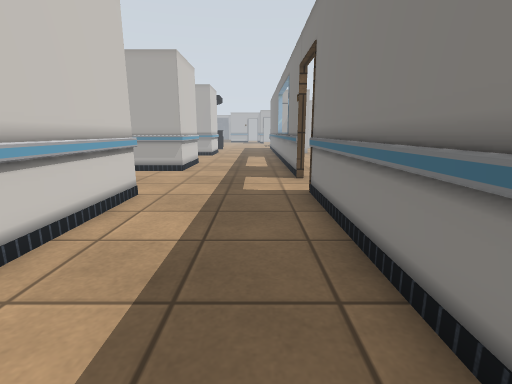
View 1 (above)

22 first-person views from a walk through a Gazebo world. The camera is 1 m above the floor, tilts 12° down and sees 85° across. The floor is counted in squares, 0.5 m on a side. Each view is taken from the middle of a square. On the plan, view 1 faces up. The plan holds only what a view shows up to about 17 squares ahead; the rest is blank. The place goes on beyond the plan. Some surface patterns are stand-ins.

View 2
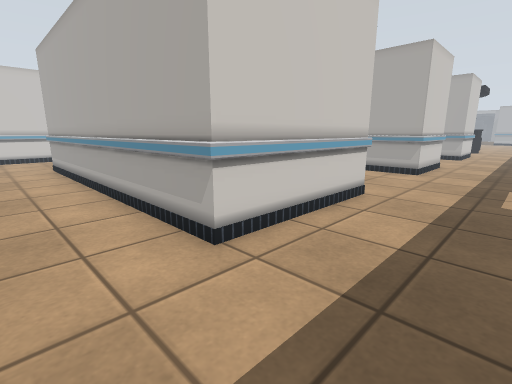

View 3
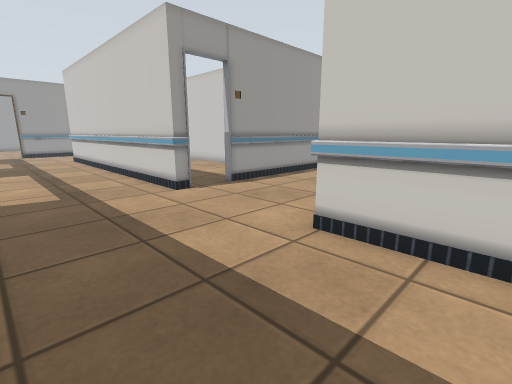

View 4
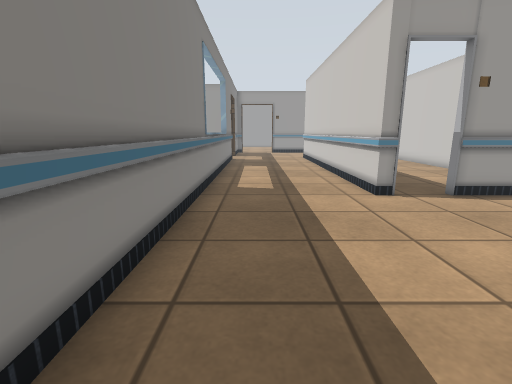

View 5
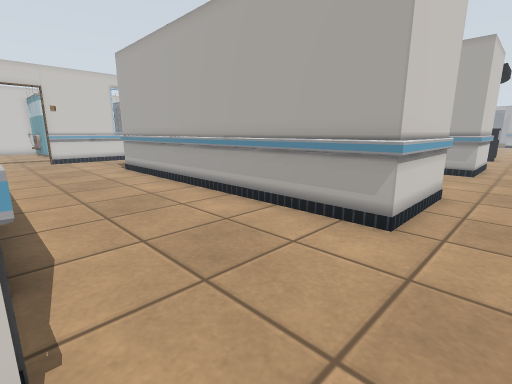

View 6
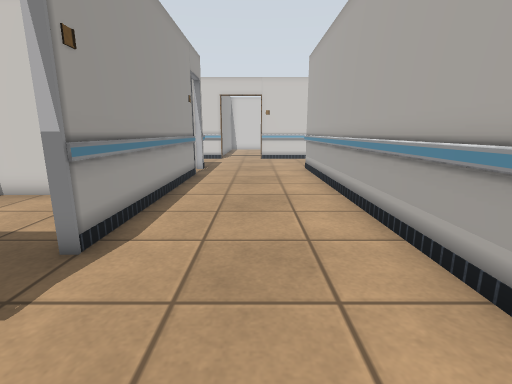

View 7
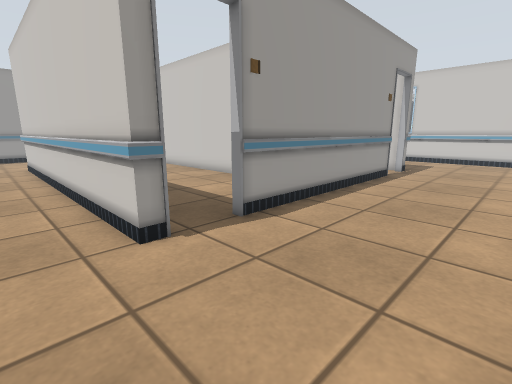

View 8
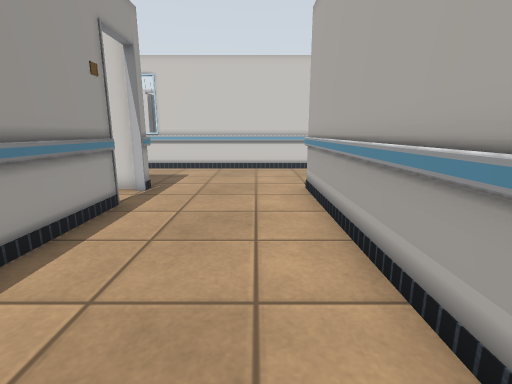

View 9
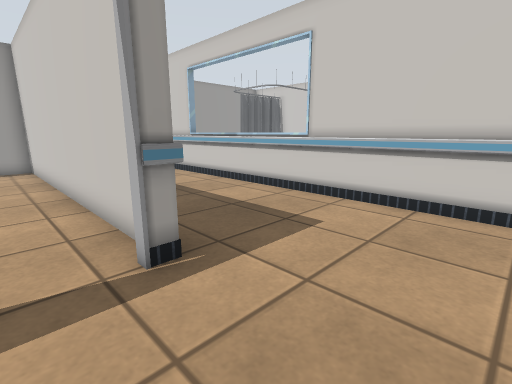

View 10
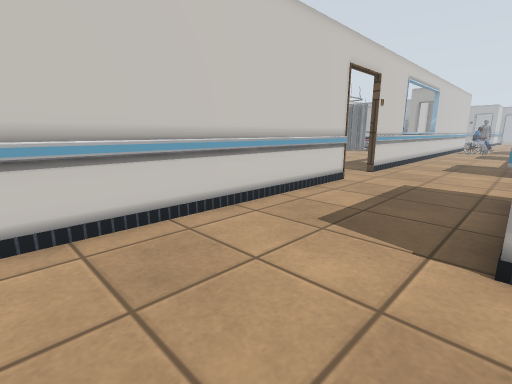

View 11
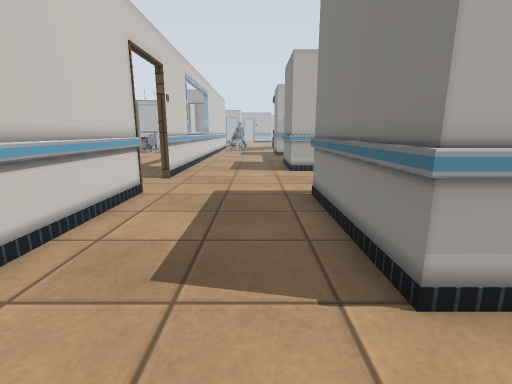

View 12
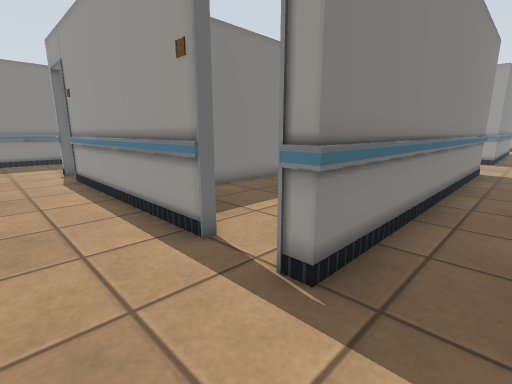

View 13
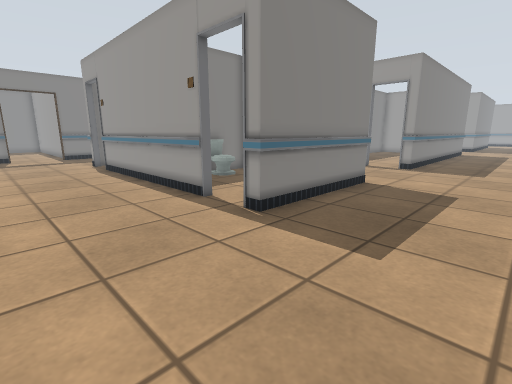

View 14
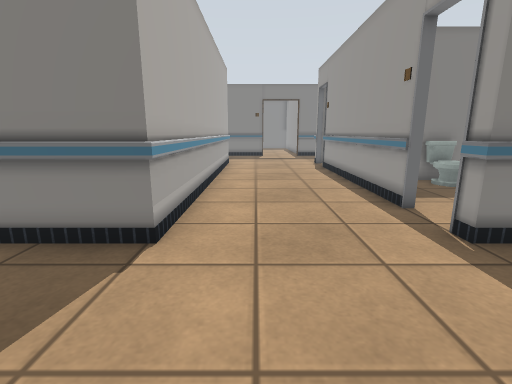

View 15
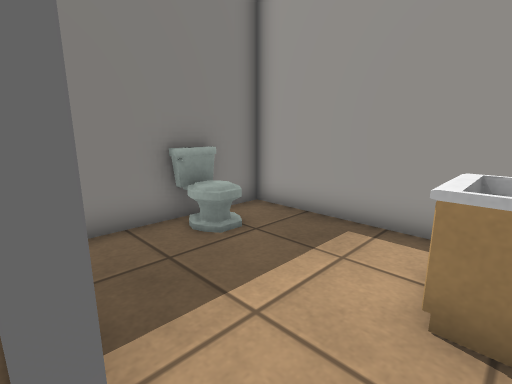

View 16
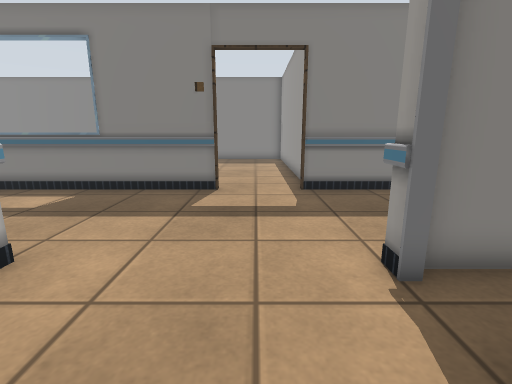

View 17
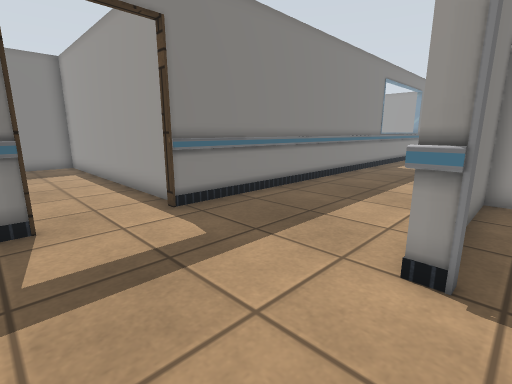

View 18
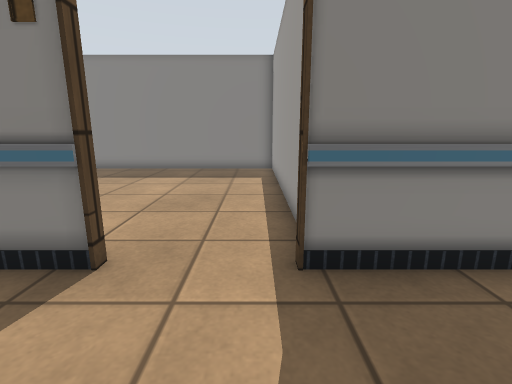

View 19
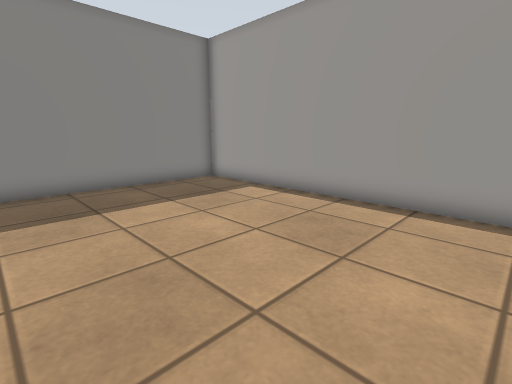

View 20
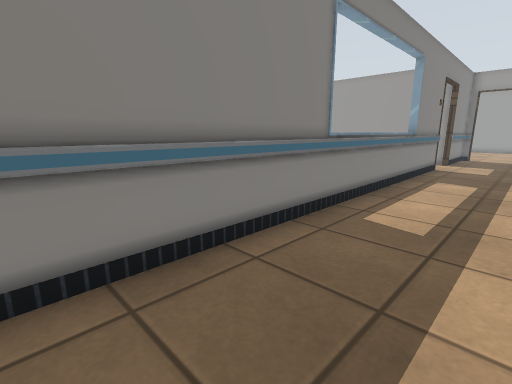

View 21
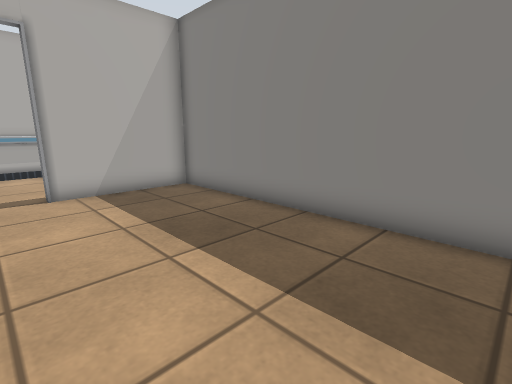

View 22
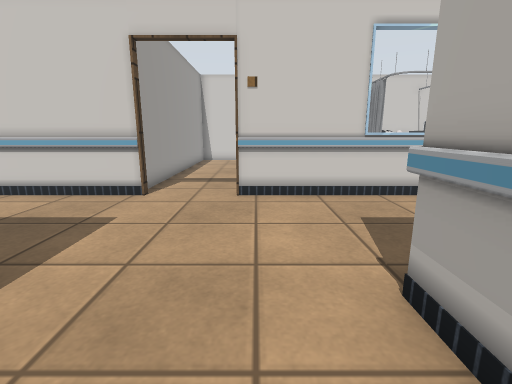

### Floor plan
Ten units are one square. View 1 is at (0, 0); x grows to the right and y downward. Boxes are objects, and circles mark ways between rooms. Rooms are numbered by the first view taken in them; rooms with no view inside come last. Other rooms are left out.
<svg viewBox="-245 -180 388 320">
<path fill="none" stroke="#000" d="M-45 -86 -45 -90 -39 -90 -39 -29M-45 29 -39 29 -39 135M19 -124 19 -175M-39 -175 -39 -149 -181 -149M-157 -86 -157 -90 -64 -90 -64 -86M-176 -90 -176 -86M19 135 19 -94M-157 31 -157 29 -64 29 -64 32M-176 29 -176 32M-45 32 -45 29M-39 -29 -181 -29M-181 -29 -181 -90 -176 -90M-239 -94 -239 135M-181 -149 -181 -175M-239 -175 -239 -124M-181 135 -181 29 -176 29M22 -124 19 -124M26 -90 138 -90 138 -175M19 -94 22 -94M-179 32 -179 135M-111 130 -111 31 -157 31M-169 -31 -111 -31 -111 -78"/>
<rect x="-175" y="-65" width="20" height="30" fill="#bbb"><title>sink</title></rect>
<rect x="-135" y="-65" width="20" height="20" fill="#bbb"><title>toilet</title></rect>
<circle cx="-40" cy="0" r="3" fill="#2a7"/>
<circle cx="-180" cy="-120" r="3" fill="#2a7"/>
<circle cx="20" cy="-110" r="3" fill="#2a7"/>
<circle cx="-165" cy="-90" r="3" fill="#2a7"/>
<circle cx="-180" cy="0" r="3" fill="#2a7"/>
<circle cx="-165" cy="30" r="3" fill="#2a7"/>
<text x="-30" y="-50">1</text>
<text x="-110" y="0">2</text>
<text x="-210" y="-20">3</text>
<text x="80" y="-130">4</text>
<text x="-150" y="80">5</text>
<text x="-150" y="-60">6</text>
</svg>
Room 1 opens to room 2. Room 1 opens to room 3. Room 1 opens to room 4. Room 1 opens to room 6. Room 2 opens to room 3. Room 2 opens to room 5.

Where each view was taken, in squares from view 1:
view 1: 0 up, 0 right, facing up
view 2: 0 up, 0 right, facing up-left
view 3: 6 up, 1 right, facing down-left
view 4: 6 up, 0 right, facing down
view 5: 9 up, 2 left, facing up-left
view 6: 12 up, 2 left, facing left
view 7: 2 up, 2 left, facing down-left
view 8: 1 up, 8 left, facing left
view 9: 1 up, 16 left, facing down-left
view 10: 2 down, 18 left, facing up-left
view 11: 0 up, 20 left, facing up
view 12: 0 up, 20 left, facing down-right
view 13: 14 up, 23 left, facing down-right
view 14: 13 up, 23 left, facing right
view 15: 9 up, 17 left, facing down-right
view 16: 11 up, 8 left, facing right
view 17: 13 up, 5 left, facing down-right
view 18: 10 up, 2 left, facing right
view 19: 17 up, 3 right, facing down-right
view 20: 2 up, 2 left, facing down-right
view 21: 13 down, 17 left, facing up-right
view 22: 13 up, 15 left, facing left
